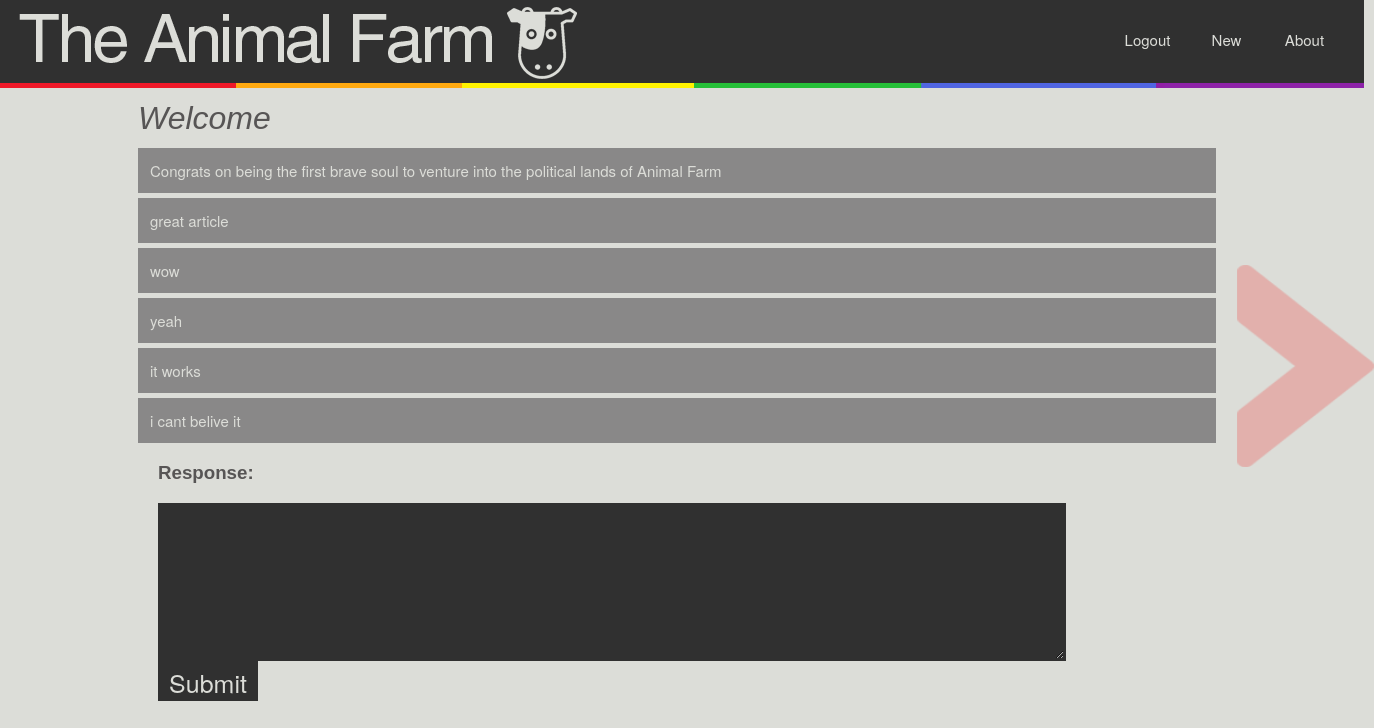
Page /discussion/1 (signed in) on the committed database.
### tables this page shows
CREATE TABLE topics (
  id integer primary key autoincrement,
  title text not null,
  text text not null
);

CREATE TABLE comments(
  topicid integer, 
  userid integer,
  animal_username text not null,
  comment text not null,  
  time integer,
  FOREIGN KEY(topicid) REFERENCES topics(id)
  FOREIGN KEY(userid) REFERENCES users(id)
);

### animalfarm.py (the view)
@app.route('/discussion/<page_num>')
def pages(page_num):
	pro = True
	page_num = int(page_num)
	session['topic_id'] = page_num
	session['current_page'] = request.path
	cur = g.db.execute('SELECT max(id) FROM topics')
	limit = cur.fetchone()[0]
	if page_num > limit:
		return redirect(url_for('invalid_topic'))
	cur = g.db.execute('SELECT title, text FROM topics WHERE id=:uid', {'uid': page_num})
	row = cur.fetchone()
	cur = g.db.execute('SELECT * FROM comments WHERE topicid=:uid', {'uid': page_num})
	commentList = cur.fetchall()
	return render_template('HomePage.html', row=row, comments=commentList, debug=DEBUG, pro=pro)

### animalfarm.py (called while the page is built)
def connect_db():
	return sqlite3.connect(app.config['DATABASE'])

@app.before_request
def before_request():
	g.db = connect_db()
	g.db.execute('PRAGMA foreign_keys= ON')

@app.teardown_request
def teardown_request(exception):
	db = getattr(g, 'db', None)
	if db is not None:
		db.close()

### templates/HomePage.html (shortened to what this page needs)
<!DOCTYPE html>
<html>
<body>
	<link rel="stylesheet" type="text/css" href="{{ url_for('static', filename='AnimalFarmCSS.css') }}">
	<img src="{{ url_for('static', filename='AnimalFarm_3_edit.png')}}" alt="Nice Logo" width = "100%" height = "100%" class = "header">
	{% if not session.get('logged_in') %}
		<a href="{{ url_for('login') }}" class="login" >Login</a>
	{% else %}
		<a href="{{ url_for('logout') }}" class="login">Logout</a>
	{% endif %}
	{% if not session.get('logged_in') %}
		<a href="{{ url_for('signup') }}" class="signup">Signup</a>
	{% else %}
		<a href="{{ url_for('new_post') }}" class="signup">New</a>
	{% endif %}
	<a href="{{ url_for('about') }}" class="about"> About </a>
	<a href="#"> <img src = "{{ url_for('static', filename='arrow.png')}}" alt = "FFF" class = "arrow"> </a>
	{% if row %}
	<h1> {{row[0]}} </h1>
	<p class={%if pro%}"boxitpro"{%else%}"boxitcon"{%endif%}>
		{{row[1]}}
	</p>
	{% endif %}
	{% for i in comments %}
	<p  class={%if pro%}"boxitpro"{%else%}"boxitcon"{%endif%}>{{i[3]}}</p>
	{% endfor %}
 	<h3>Response:</h3>
 	<form method="post" action="/comment">
 		<textarea rows="4" cols="60" class = "bodyfield"  name = "Response"> </textarea>
 		<input type="submit" value="Submit" class = "buttonish">
 	</form>
</body>
</html>

### static/AnimalFarmCSS.css (style rules this page uses)
html { background-color: #DCDDD8; margin-left: 150px; margin-right: 150px; margin-bottom: 100px; overflow-x: hidden; }
h1 { font-family: helvetica; font-size: 100; font-style: italic; font-weight: lighter; margin-top: -70px; margin-left: -20px; color: #575555; }
h3 { font-family: helvetica; font-size: 14; font-weight: bolder; color: #575555; }
input { display: block; height: 40px; width: 350px; background: #303030; border: 2px solid #303030; color: #dcddd8; text-align: left; font: 24px "Helvetica Neue", Arial, Helvetica, Geneva, sans-serif; text-decoration: none; }
p { font-family: sans-serif; margin-top: -10px; margin-left: -20px; color: #716f6c; }
.boxitpro { display: block; height: 100%; width: 100%px; padding: 10px 10px 10px 10px; background: #898888; border: 2px solid #898888; color: #dcddd8; text-align: left; font: 15px"Helvetica Neue", Arial, Helvetica, Geneva, sans-serif; text-decoration: none; border-radius: 0px; z-index: -999; }
.bodyfield { display: block; height: 150px; width: 900px; background: #303030; border: 2px solid #303030; color: #dcddd8; text-align: left; font: 12px "Helvetica Neue", Arial, Helvetica, Geneva, sans-serif; text-decoration: none; }
.header { position: static; margin-left: -160px; margin-top: -11px; width: auto; height: auto; }
.arrow { margin-top: 215px; opacity: .2; height: 25%; width: 10%; position: fixed; right: 0px; top: 50px; z-index: -99; }
.login { display: block; height: 22px; width: 75px; background: transparent; border: 2px solid transparent; color: #dcddd8; text-align: center; font: 15px "Helvetica Neue", Arial, Helvetica, Geneva, sans-serif; text-decoration: none; border-radius: 0px; position: relative; left: 950px; top: -65px; z-index: 999; }
.signup { display: block; height: 22px; width: 75px; background: transparent; border: 2px solid transparent; color: #dcddd8; text-align: center; font: 15px "Helvetica Neue", Arial, Helvetica, Geneva, sans-serif; text-decoration: none; border-radius: 0px; position: relative; left: 1029px; top: -91px; z-index: 999; }
.about { display: block; height: 22px; width: 75px; background: transparent; border: 2px solid transparent; color: #dcddd8; text-align: center; font: 15px "Helvetica Neue", Arial, Helvetica, Geneva, sans-serif; text-decoration: none; border-radius: 0px; position: relative; left: 1107px; top: -117px; z-index: 999; }
.buttonish { display: block; height: 40px; width: 100px; background: #303030; border: 2px solid #303030; color: #dcddd8; text-align: center; font: 25px "Helvetica Neue", Arial, Helvetica, Geneva, sans-serif; text-decoration: none; }

### rows in the picture
topics: title "Welcome", text "Congrats on being the first brave soul to venture into the political lands of Animal Farm"
comments: comment "great article"
comments: comment "wow"
comments: comment "yeah"
comments: comment "it works"
comments: comment "i cant belive it"
